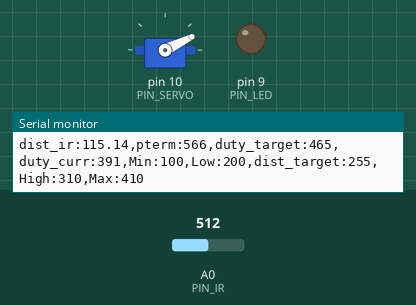
This sketch was run on a simulated Arduino Uno, built with avr-gcc and run on an emulated ATmega328P. Shown: servo, output pins drawn as LEDs (lit = HIGH), the last lines printed to the serial monitor. The inputs (shaded band) are chosen by the test bench; at power-on: A0 (PIN_IR) = 512.

Above: at 4.27 s.
4.3 s: A0 (PIN_IR) set to 122
At 6.1 s:
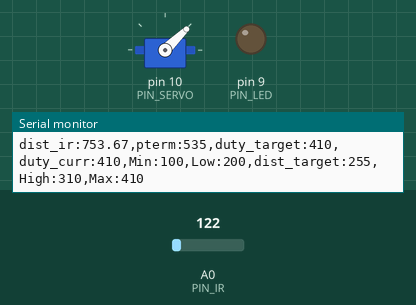
7.3 s: A0 (PIN_IR) set to 0
At 8.32 s:
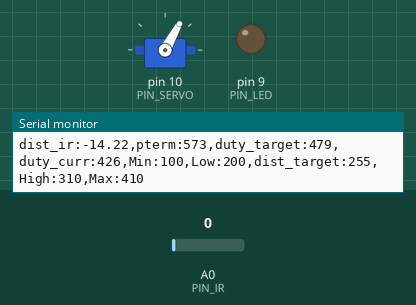
At 9.57 s:
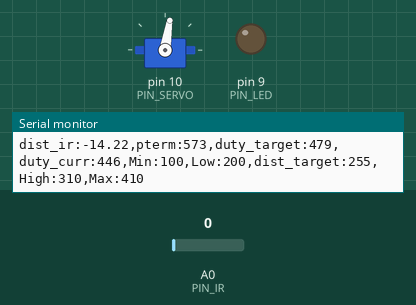
10.3 s: A0 (PIN_IR) set to 110
Timing chart, 0 to 14.8 s (numbered marks = the images above; inputs shaded):
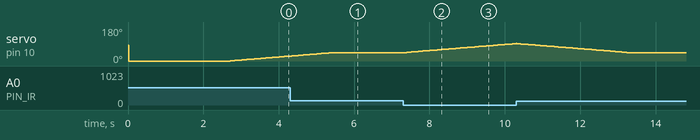

The sketch:

P_20203065.ino.ino
```cpp
#include <Servo.h>

/////////////////////////////
// Configurable parameters //
/////////////////////////////

// Arduino pin assignment
#define PIN_LED 9              // LED를 아두이노 GPIO 9번 핀에 연결
#define PIN_SERVO 10           // 서보모터를 아두이노 GPIO 10번 핀에 연결
#define PIN_IR A0              // 적외선 센서를 아두이노 아날로그 A0핀에 연결

// Framework setting
#define _DIST_TARGET 255       // 목표하는 위치
#define _DIST_MIN 100          // 거리의 최솟값이 100mm
#define _DIST_MAX 410          // 거리의 최대값 410mm

// Distance sensor
#define _DIST_ALPHA 0.0        // 센서 보정정도

#define DELAY_MICROS 1500
#define EMA_ALPHA 0.35

// Servo range
#define _DUTY_MIN 1000         // 서보의 최소각도를 microseconds로 표현
#define _DUTY_NEU 1400         // 레일플레이트 중립위치를 만드는 서보 duty값
#define _DUTY_MAX 1800         // 서보의 최대각도의 microseconds의 값

// Servo speed control
#define _SERVO_ANGLE 30        // 최대 가동범위에 따른 목표 서보 회전각
#define _SERVO_SPEED 30        // 서보 속도를 30으로

// Event periods
#define _INTERVAL_DIST 5      // 적외선센서 업데이트 주기
#define _INTERVAL_SERVO 5     // 서보 업데이트 주기
#define _INTERVAL_SERIAL 50   // 시리얼 플로터 갱신 속도

// PID parameters
#define _KP 1.1   // P 이득 비율
#define _KI 0.0   // I 이득 비율
#define _KD 0.0 // D 이득 비율


//////////////////////
// global variables //
//////////////////////

// Servo instance
Servo myservo;   // 서보 객체 생성

float ema_dist = 0;
float filtered_dist;
float samples_num = 3;

// Distance sensor
float dist_target;
float dist_raw, dist_ema, dist_cali;

// Event periods
unsigned long last_sampling_time_dist, last_sampling_time_servo, last_sampling_time_serial;
bool event_dist, event_servo, event_serial; // 이벤트별 이번 루프에서 업데이트 여부

// Servo speed control
int duty_chg_per_interval; // 서보 속도 제어를 위한 변수 선언
int duty_target, duty_curr; // 목표 duty, 현재 duty
int duty_neutral = _DUTY_NEU;

// PID variables
float error_curr, error_prev, control, pterm, dterm, iterm;
   // PID 제어를 위한 현재 오차, 이전오차, 컨트롤(?), p 값, d 값, i 값 변수 선언

int a = 83;
int b = 301;


void setup() {
  // initialize GPIO pins for LED and attach servo
  pinMode(PIN_LED, OUTPUT);
  myservo.attach(PIN_SERVO);

  // initialize global variables
  duty_target, duty_curr = _DIST_MIN;
  last_sampling_time_dist, last_sampling_time_servo, last_sampling_time_serial = 0;
  dist_raw, dist_ema = _DIST_MIN;
  pterm = iterm = dterm = 0;

  // move servo to neutral position
  myservo.writeMicroseconds(_DUTY_NEU);

  // initialize serial port
  Serial.begin(57600);

  event_dist = event_serial = false;

  // convert angle speed into duty change per interval.
  duty_chg_per_interval = (_DUTY_MAX - _DUTY_MIN)/(float)(_SERVO_ANGLE) * (_SERVO_SPEED /1000.0)*_INTERVAL_SERVO;
     // 설정한 서보 스피드에 따른 duty change per interval 값을 변환

}


void loop() {
  /////////////////////
  // Event generator //
  /////////////////////
  unsigned long time_curr = millis();   // 이벤트 업데이트 주기 계산을 위한 현재 시간
  if(time_curr >= last_sampling_time_dist + _INTERVAL_DIST){
    last_sampling_time_dist += _INTERVAL_DIST;
    event_dist = true;
    }

  if(time_curr >= last_sampling_time_servo + _INTERVAL_SERVO){
    last_sampling_time_servo += _INTERVAL_SERVO;
    event_servo = true;
    }
  if(time_curr >= last_sampling_time_serial + _INTERVAL_SERIAL){
    last_sampling_time_serial += _INTERVAL_SERIAL;
    event_serial = true;
    }


  ////////////////////
  // Event handlers //
  ////////////////////

  if(event_dist){
    event_dist = false;  // 업데이트 대기
    // get a distance reading from the distance sensor
    dist_raw = filtered_ir_distance();
    dist_cali = 100 + 300.0 / (b - a) * (dist_raw - a);
    dist_ema = _DIST_ALPHA * dist_cali + (1-_DIST_ALPHA)*dist_ema;

    // PID control logic
    error_curr = _DIST_TARGET - dist_cali; // 오차 계산
    pterm = error_curr; // p 값은 오차
    control = _KP*pterm + _KI*iterm + _KD*dterm; // control값, i와 d는 현재 0

    // duty_target = f(duty_neutral, control)
    duty_target = duty_neutral+control;
    //duty_target = duty_neutral*(1+control);
       // control 값이 다 합해서 1이 되도록 되어있다면, 중립 위치에 컨트롤 값 만큼의 비율을 더해 목표위치를 정한다.

    //duty_target = _DUTY_NEU + (control - 0) * (control > 0 ? _DUTY_MAX - _DUTY_NEU : _DUTY_NEU - _DUTY_MIN);
       // NEU 에다가 위아래로 control 에 맞게 조절한 값

    // keep duty_target value within the range of [_DUTY_MIN, _DUTY_MAX]
    if(duty_target < _DUTY_MIN)   //  양극값 넘어가는 경우 극값으로 제한
    {
      duty_target = _DUTY_MIN;
      }
    if(duty_target > _DUTY_MAX)
    {
      duty_target = _DUTY_MAX;
      }
    }

    if(event_servo){
      event_servo = false;
      // adjust duty_curr toward duty_target by duty_chg_per_interval
      if(duty_target > duty_curr){
        duty_curr += duty_chg_per_interval;
        if(duty_curr > duty_target)duty_curr = duty_target;
      }
      else{
        duty_curr -= duty_chg_per_interval;
        if(duty_curr < duty_target) duty_curr = duty_target;
      }

    // update servo position
    myservo.writeMicroseconds((int)duty_curr);

    event_servo = false;
    }

    if(event_serial) {
      event_serial = false; // 이벤트 주기가 왔다면 다시 false로 만들고 이벤트를 수행
      Serial.print("dist_ir:");
      Serial.print(dist_cali);
      Serial.print(",pterm:");
      Serial.print(map(pterm,-1000,1000,510,610));
      Serial.print(",duty_target:");
      Serial.print(map(duty_target,1000,2000,410,510));
      Serial.print(",duty_curr:");
      Serial.print(map(duty_curr,1000,2000,410,510));
      Serial.println(",Min:100,Low:200,dist_target:255,High:310,Max:410");

      event_serial = false; // event_serial false로 변경
      }
}


float ir_distance(void){ // return value unit: mm
       float val; // 변수 val 선언
       float volt = float(analogRead(PIN_IR)); // volt변수에 적외선 센서 측정값 입력
       val = ((6762.0/(volt - 9.0)) - 4.0) * 10.0; // volt 값 보정
       return val; // val 리턴
}

float under_noise_filter(void){ // 아래로 떨어지는 형태의 스파이크를 제거해주는 필터
  int currReading;
  int largestReading = 0;
  for (int i = 0; i < samples_num; i++) {
    currReading = ir_distance();
    if (currReading > largestReading) { largestReading = currReading; }
    // Delay a short time before taking another reading
    delayMicroseconds(DELAY_MICROS);
  }
  return largestReading;
}

float filtered_ir_distance(void){ // 아래로 떨어지는 형태의 스파이크를 제거 후, 위로 치솟는 스파이크를 제거하고 EMA필터를 적용함.
  // under_noise_filter를 통과한 값을 upper_nosie_filter에 넣어 최종 값이 나옴.
  int currReading;
  int lowestReading = 1024;
  for (int i = 0; i < samples_num; i++) {
    currReading = under_noise_filter();
    if (currReading < lowestReading) { lowestReading = currReading; }
  }
  // eam 필터 추가
  ema_dist = EMA_ALPHA*lowestReading + (1-EMA_ALPHA)*ema_dist;
  return ema_dist;
}
```

Measured:
- after the input at 4.3 s, servo on pin 10 (PIN_SERVO): goes on until 5.4 s, then stays 44°
- after the input at 7.3 s, servo on pin 10 (PIN_SERVO): moves from 44° to 92° over 2.9 s, starting at once
